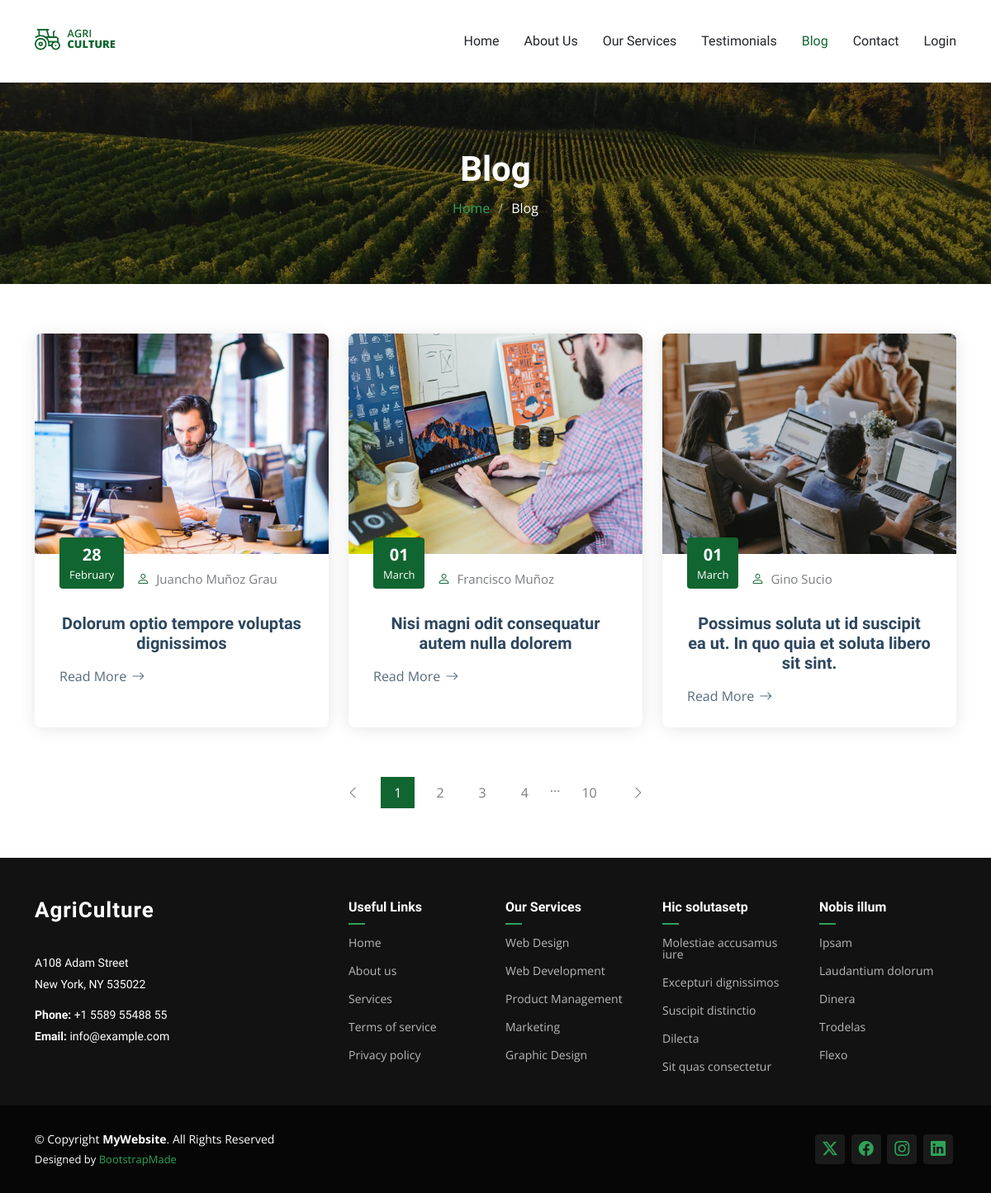
Before: /blog/ with the older database file.
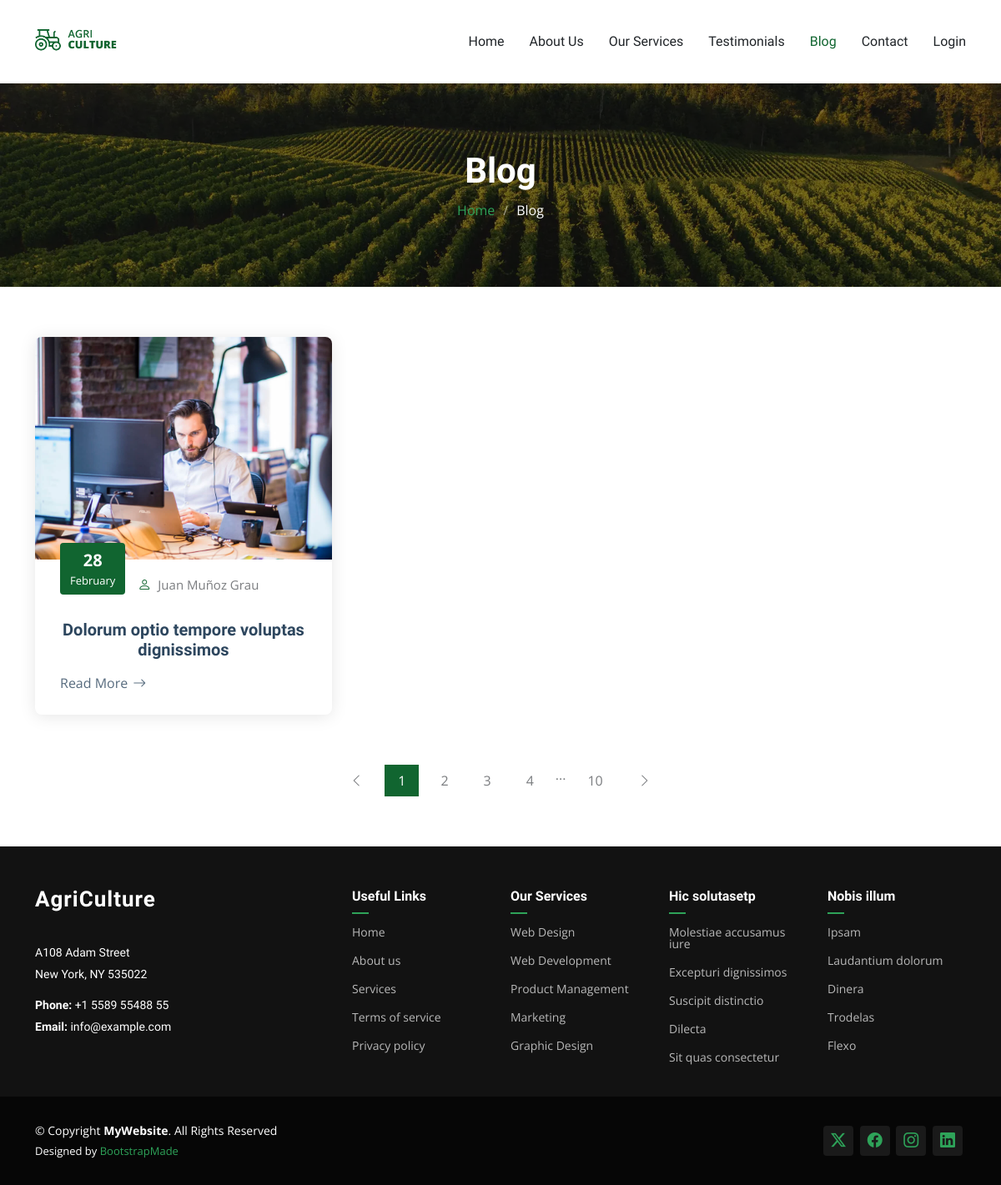
After: the same page with the newer database file.
### blog/models.py (models this page shows, shortened)
class Post(models.Model):
    title = models.CharField(max_length=200, verbose_name='Title')
    subtitle = models.CharField(max_length=200, verbose_name='Subtitle')
    relevant_text = models.CharField(max_length=50, verbose_name='Relevant Text', null=True, blank=True)
    content = models.TextField(verbose_name='Content')
    image = models.ImageField(verbose_name='Image', upload_to='posts', null=False, blank=False)
    author = models.ForeignKey(User, verbose_name='Author', on_delete=models.CASCADE)
    created_at = models.DateTimeField(auto_now_add=True, verbose_name='Creation Date')
    updated_at = models.DateTimeField(auto_now=True, verbose_name = 'Edition Date')
    published_at =  models.DateTimeField(verbose_name='Published Date', default=now)
    class Meta:
        verbose_name = "Post"
        verbose_name_plural = "Posts"
        ordering = ['-created_at']

### blog/views.py (the view)
# urls.py: path('', PostListView.as_view(), name='post-list'),
class PostListView(ListView):
    model = Post
    template_name = "blog/post_list.html"
    context_object_name = "posts"
    ordering = ["published_at"]
    paginate_by = 6
    def get_queryset(self):
        queryset = super().get_queryset()
        return queryset
    def get_context_data(self, **kwargs):
        context = super().get_context_data(**kwargs)
        return context

### blog/context_processors.py (called while the page is built)
def user_posts(request):
    if request.user.is_authenticated:
        posts = Post.objects.filter(author=request.user).order_by("-created_at", "-id")  # Posts del usuario logueado
    else:
        posts = None  # No hay usuario autenticado
    return {"user_posts": posts}

### core/templates/blog/post_list.html (shortened to what this page needs)
{% extends 'partials/base.html' %}
{% load static %}
{% block content %}
    {% include 'sections/page-title.html' with page_title="Blog" page_subtitle="Blog" %}
    <section id="blog-posts-2" class="blog-posts-2 section">
        <div class="container">
            <div class="row gy-4">
                {% for post in posts %}
                    <div class="col-lg-4">
                        <article class="position-relative h-100">
                            <div class="post-img position-relative overflow-hidden">
                                <img src="{{ post.image.url }}" class="img-fluid" alt="">
                            </div>
                            <div class="meta d-flex align-items-end">
                                <span class="post-date"><span>{{ post.published_at|date:"d" }}</span>{{ post.published_at|date:"F" }}</span>
                                <div class="d-flex align-items-center">
                                    <i class="bi bi-person"></i> <span class="ps-2">{{ post.author.first_name }} {{ post.author.last_name }}</span>
                                </div>
                            </div>
                            <div class="post-content d-flex flex-column">
                                <h3 class="post-title">{{ post.title }}</h3>
                                <a href="{% url 'post-detail' post.id %}" class="readmore stretched-link"><span>Read More</span><i class="bi bi-arrow-right"></i></a>
                            </div>
                        </article>
                    </div>
                {% endfor %}
            </div>
        </div>
    </section>
    <section id="blog-pagination" class="blog-pagination section">
        <div class="container">
            <div class="d-flex justify-content-center">
                <ul>
                    <li><a href="#"><i class="bi bi-chevron-left"></i></a></li>
                    <li><a href="#" class="active">1</a></li>
                    <li><a href="#">2</a></li>
                    <li><a href="#">3</a></li>
                    <li><a href="#">4</a></li>
                    <li>...</li>
                    <li><a href="#">10</a></li>
                    <li><a href="#"><i class="bi bi-chevron-right"></i></a></li>
                </ul>
            </div>
        </div>
    </section>
{% endblock content %}

Changed rows visible on the page:
removed Post: image (picture), published_at "01", published_at "March", author.first_name "Francisco", author.last_name "Muñoz", title "Nisi magni odit consequatur autem nulla dolorem"
removed Post: image (picture), published_at "01", published_at "March", author.first_name "Gino", author.last_name "Sucio", title "Possimus soluta ut id suscipit ea ut. In quo quia et soluta libero sit sint."
changed Post "Dolorum optio tempore voluptas dignissimos": author.first_name "Juancho" → "Juan"
